Frame 1 (no input): blank canvas, image omitted
Frame 60 (the mouse pressed at the canvas centre just before this capture): blank canvas, image omitted
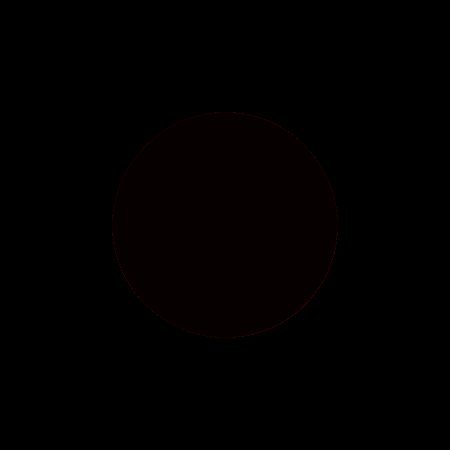
Frame 120 (the mouse held since frame 60 and released just before this capture)

The Processing sketch whose frames 1 and 60 were blank and that drew this single picture after the mouse press (run headless with seeded random() and noise(); from frame 60 on, the mouse is pressed at the canvas centre):

// Processing sketch: processing_60650
// ── processing_60650.pde

int grenze = 225;

void setup(){
  smooth();
  size(450,450);
   background(0);
}
 
 
void draw(){
 
  if(mousePressed){
     smooth();
   fill(0,20);
   noStroke();
   ellipse(mouseX, mouseY, mouseX, mouseY);


  
  smooth();
  fill(255,2,2,1);
  ellipse(mouseX, mouseY, mouseX, mouseY);

  stroke(255,2,2,1);
  noFill();
  ellipse(mouseX, mouseY, mouseX, mouseY);

  


}else{
 
   noStroke();
   fill(255,2,2,1);
   ellipse(mouseX+20, mouseY+20, mouseX, mouseY);


   stroke(255,50);
   noFill();
   ellipse(mouseX, mouseY, mouseX, mouseY);

 
 
  


  }

}
